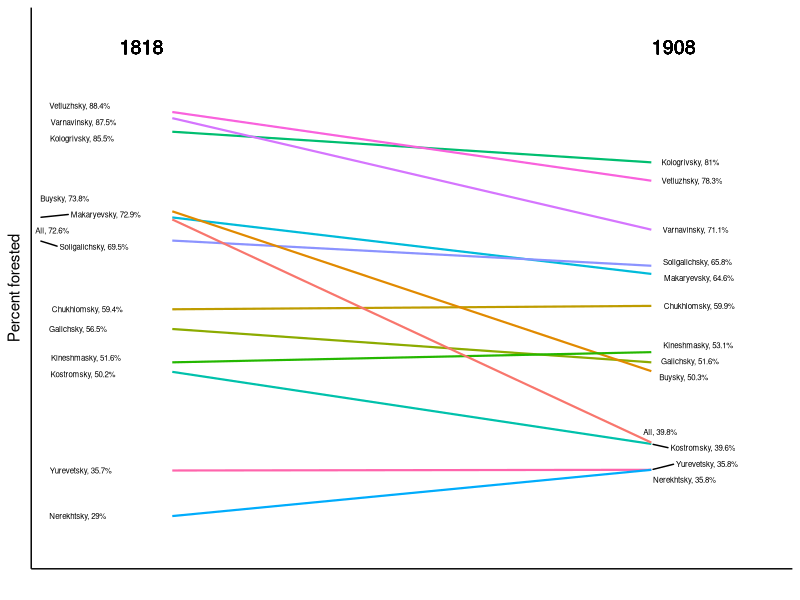

Here is the R script that generated this plot:
## ---- chunk 1
knitr::opts_chunk$set(echo = FALSE, error = FALSE, message = FALSE, warning = FALSE)
library(readr)
library(ggrepel)
library(tidyverse)
library(stringr)
library(scales)
theme_set((theme_classic()))
area_change <- read_csv("area_change_1818_1908.csv")

## ---- chunk 2
years <- 90

# Select the data for year 1 (1818)

year_1 <- area_change %>%
  filter(year == 1818) %>%
  select(percent_forested)

# Select the data for year 2 (1908)

year_2 <- area_change %>%
  filter(year == 1908) %>%
  select(percent_forested)


# Only select one set of districts 
# This is made possible because R is preserving the order of all these observations 

groups <- area_change %>%
  filter(year == 1818) %>%
  select(district)

# Put the selected data together into a single data frame

slope_data <- data.frame(year_1, year_2, groups) %>%
  rename(year_1 = percent_forested, year_2 = percent_forested.1, groups = district) %>%
  mutate(groups = str_remove(groups, " District"))

# Create the labels for the graphic

l11 <- paste0(slope_data$groups, ", ", slope_data$year_1, "%")

l13<-paste0(slope_data$groups,", ", slope_data$year_2, "%")

## ---- chunk 3

ggplot(slope_data) + 
  geom_segment(aes(x=0, xend = years, y = year_1, yend = year_2, color = groups), size=.75) +
  theme(panel.background = element_blank()) +
  theme(panel.grid=element_blank()) +
  theme(axis.ticks=element_blank()) +
  theme(axis.text=element_blank()) +
  theme(panel.border=element_blank()) + 
  theme(legend.position="none") +
  xlab("") + 
  ylab("Percent forested") + 
  xlim((0-20),(years+20)) +
  ylim(25,(100)) +
  geom_text_repel(label = l13,
            y = slope_data$year_2,
            x = years, hjust=-0.2,size=2) +
  geom_text_repel(label = l11,
            y = slope_data$year_1,
            x = -25, hjust=-0.2,size=2) +
  geom_text(label="1818", 
            x=0, 
            y=98,
            hjust= 1.2,size=5) +
  geom_text(label="1908", 
            x=100, 
            y=98,
            hjust= 1.2,size=5) 
